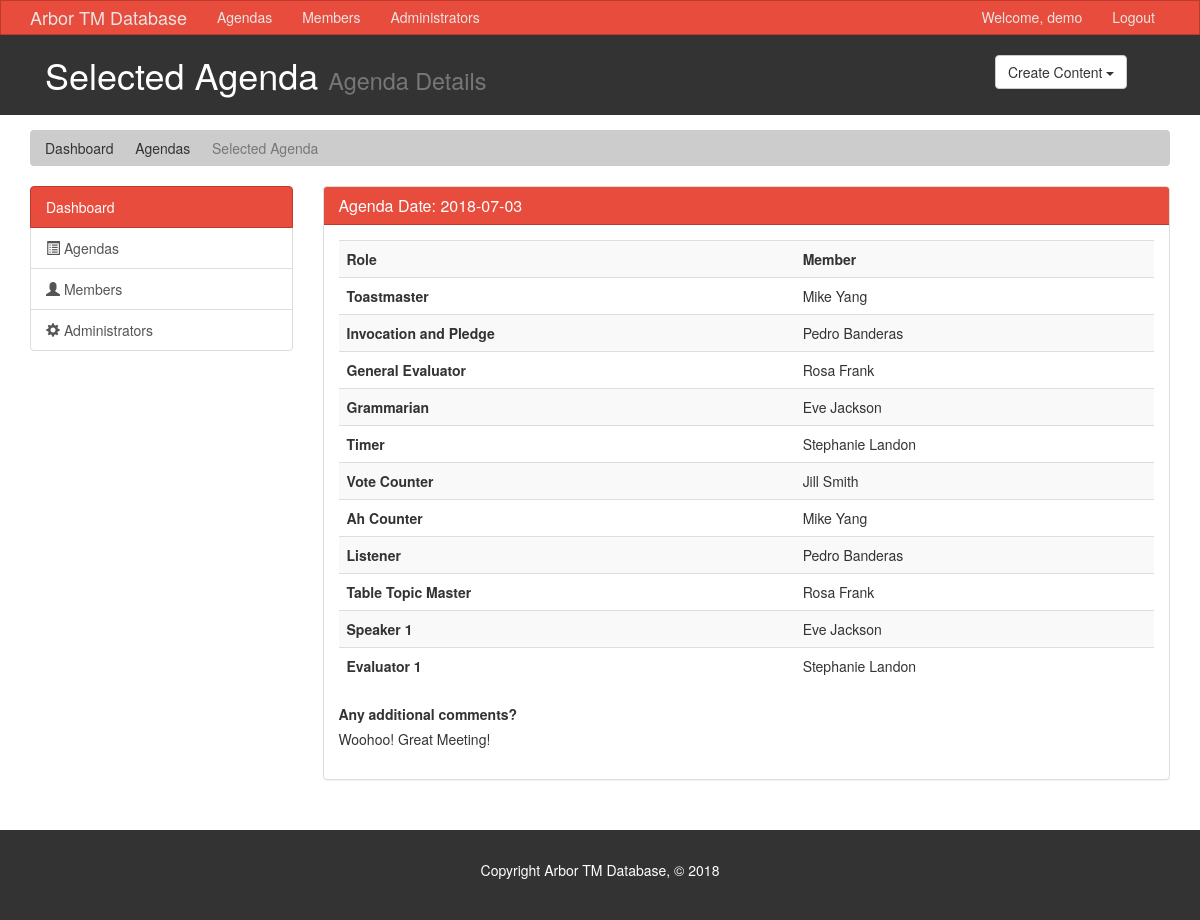
The app's page /agendas/show.php (signed in) with its own data.
### tables this page shows
CREATE TABLE agendas (
  agenda_id INT(11) NOT NULL AUTO_INCREMENT,
  meeting_date DATE NOT NULL,
  toastmaster VARCHAR(60),
  invocation_pledge VARCHAR(60),
  general_evaluator VARCHAR(60),
  grammarian VARCHAR(60),
  timer VARCHAR(60),
  vote_counter VARCHAR(60),
  ah_counter VARCHAR(60),
  listener VARCHAR(60),
  table_topics_master VARCHAR(60),
  speaker_1 VARCHAR(60),
  evaluator_1 VARCHAR(60),
  agenda_comments TEXT,
    CONSTRAINT agenda_id_pk PRIMARY KEY (agenda_id)
);

### private/query_functions.php (called while the page is built, shortened)
<?php
  function find_agenda_by_id($agendaID) {
    global $db;
    $sql = "SELECT * FROM agendas ";
    $sql .= "WHERE agenda_id='" . $agendaID . "'";
    $result = mysqli_query($db, $sql);
    $agenda = mysqli_fetch_assoc($result);
    return $agenda;
  }
?>

### public/agendas/show.php (the view, shortened to what this page needs)
<?php include(SHARED_PATH . '/header.php'); ?>
<?php
  $agendaID = $_GET['agenda_id'] ?? '1';
  $agenda = find_agenda_by_id($agendaID);
?>
<section id="breadcrumb">
  <div class="container">
    <ol class="breadcrumb">
      <li><a href="<?php echo WWW_ROOT . "/index.php"; ?>">Dashboard</a></li>
      <li><a href="<?php echo WWW_ROOT . "/agendas/index.php"; ?>">Agendas</a></li>
      <li class="active">Selected Agenda</li>
    </ol>
  </div>
</section>
<section id="main">
  <div class="container">
     <div class="row">
       <?php include(SHARED_PATH . '/sidebar.php'); ?>
       <div class="col-md-9">
         <div class="panel panel-default">
           <div class="panel-heading main-color-bg">
             <h3 class="panel-title">Agenda Date: <?php echo htmlspecialchars($agenda['meeting_date']); ?></h3>
           </div>
           <div class="panel-body">
             <table class="table table-striped table-hover">
               <tr>
                 <th>Role</th>
                 <th>Member</th>
               </tr>
               <tr>
                <th>Toastmaster</th>
                <td><?php echo htmlspecialchars($agenda['toastmaster']); ?></td>
              </tr>
              <tr>
                <th>Invocation and Pledge</th>
                <td><?php echo htmlspecialchars($agenda['invocation_pledge']); ?></td>
              </tr>
              <tr>
                <th>General Evaluator</th>
                <td><?php echo htmlspecialchars($agenda['general_evaluator']); ?></td>
              </tr>
              <tr>
                <th>Grammarian</th>
                <td><?php echo htmlspecialchars($agenda['grammarian']); ?></td>
              </tr>
              <tr>
                <th>Timer</th>
                <td><?php echo htmlspecialchars($agenda['timer']); ?></td>
              </tr>
              <tr>
                <th>Vote Counter</th>
                <td><?php echo htmlspecialchars($agenda['vote_counter']); ?></td>
              </tr>
              <tr>
                <th>Ah Counter</th>
                <td><?php echo htmlspecialchars($agenda['ah_counter']); ?></td>
              </tr>
              <tr>
                <th>Listener</th>
                <td><?php echo htmlspecialchars($agenda['listener']); ?></td>
              </tr>
              <tr>
                <th>Table Topic Master</th>
                <td><?php echo htmlspecialchars($agenda['table_topics_master']); ?></td>
              </tr>
              <tr>
                <th>Speaker 1</th>
                <td><?php echo htmlspecialchars($agenda['speaker_1']); ?></td>
              </tr>
              <tr>
                <th>Evaluator 1</th>
                <td><?php echo htmlspecialchars($agenda['evaluator_1']); ?></td>
              </tr>
             </table>
             <div class="form-group">
               <label>Any additional comments?</label>
               <p><?php echo htmlspecialchars($agenda['agenda_comments']); ?></p>
             </div>
           </div>
         </div>
      </div>
     </div>
  </div>
</section>
<?php include(SHARED_PATH . '/footer.php'); ?>

### public/css/style.css (style rules this page uses)
:root { --bg-color: #f4f4f4; }
.main-color-bg { background-color: #e74c3c !important; border-color: #c0392b !important; color:#ffffff !important; }
.breadcrumb { background: #cccccc; color:#333333; }
.breadcrumb a { color:#333333; }

### records on screen
agendas: meeting_date "2018-07-03", toastmaster "Mike Yang", invocation_pledge "Pedro Banderas", general_evaluator "Rosa Frank", grammarian "Eve Jackson", timer "Stephanie Landon", vote_counter "Jill Smith", ah_counter "Mike Yang", listener "Pedro Banderas", table_topics_master "Rosa Frank", speaker_1 "Eve Jackson", evaluator_1 "Stephanie Landon", agenda_comments "Woohoo! Great Meeting!"

### other values on screen
$_SESSION['username'] "demo"
$pageTitle "Selected Agenda"
$pageSubtitle "Agenda Details"
